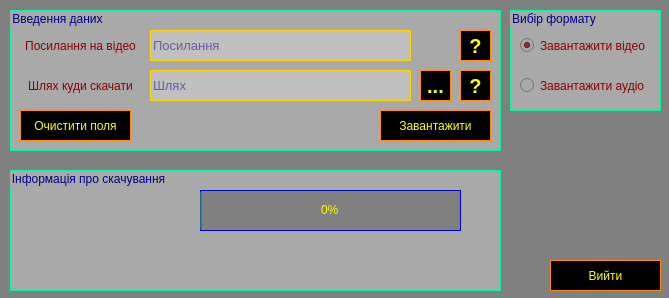
<?xml version="1.0" encoding="UTF-8"?>
<ui version="4.0">
 <class>MainWindow</class>
 <widget class="QMainWindow" name="MainWindow">
  <property name="enabled">
   <bool>true</bool>
  </property>
  <property name="geometry">
   <rect>
    <x>0</x>
    <y>0</y>
    <width>669</width>
    <height>298</height>
   </rect>
  </property>
  <property name="font">
   <font>
    <pointsize>9</pointsize>
   </font>
  </property>
  <property name="windowTitle">
   <string>Download video from Youtube</string>
  </property>
  <property name="windowIcon">
   <iconset>
    <normaloff>Фото/ikonka-video-s-youtube-na-android-telefon.jpg</normaloff>Фото/ikonka-video-s-youtube-na-android-telefon.jpg</iconset>
  </property>
  <property name="styleSheet">
   <string notr="true">QWidget{
	background-color: #808080;
}
QGroupBox{
	background-color: #A9A9A9;
	color: #00008B;
	border: 1px solid #00FA9A;
}
QLabel{
	background-color: #A9A9A9;
	color: #8B0000;
}
QLineEdit{
	background-color: #C0C0C0;
	color: #00008B;
	border: 1px solid #FFD700;
}
QLineEdit:focus{
	border: 2px dashed #9400D3;
}
QPushButton{
	background-color: black;
	color: yellow;
	border: 1px solid #FF8C00;
}
QPushButton:hover{
	border: 2px dashed #ADFF2F;
}
QPushButton:pressed{
	background-color: #ADFF2F;
	color: black;
	border: 1px solid black;
}
QPushButton:disabled{
	background-color: #C0C0C0;
	color: black;
	border: none;
}
QProgressBar{
	border: 1px solid #0000CD;
	color: yellow;
	text-align: center;
}
QProgressBar:chunk{
	width: 6px;
	margin: 5px;
}
QRadioButton{
	background-color: #A9A9A9;
	color: #8B0000;
}
QRadioButton:hover{
	color: #000080;
	border: 2px dashed #ADFF2F;
}
QRadioButton:pressed{
	background-color: #ADFF2F;
	color: black;
	border: 1px solid black;
}</string>
  </property>
  <widget class="QWidget" name="centralwidget">
   <widget class="QPushButton" name="pushButton_exit">
    <property name="geometry">
     <rect>
      <x>550</x>
      <y>260</y>
      <width>111</width>
      <height>31</height>
     </rect>
    </property>
    <property name="font">
     <font>
      <pointsize>9</pointsize>
     </font>
    </property>
    <property name="text">
     <string>Вийти</string>
    </property>
   </widget>
   <widget class="QGroupBox" name="groupBox">
    <property name="geometry">
     <rect>
      <x>10</x>
      <y>10</y>
      <width>491</width>
      <height>141</height>
     </rect>
    </property>
    <property name="title">
     <string>Введення даних</string>
    </property>
    <widget class="QPushButton" name="pushButton_FAQ_put">
     <property name="geometry">
      <rect>
       <x>450</x>
       <y>60</y>
       <width>31</width>
       <height>31</height>
      </rect>
     </property>
     <property name="font">
      <font>
       <pointsize>15</pointsize>
       <weight>75</weight>
       <bold>true</bold>
      </font>
     </property>
     <property name="text">
      <string>?</string>
     </property>
    </widget>
    <widget class="QPushButton" name="pushButton_FAQ_link">
     <property name="geometry">
      <rect>
       <x>450</x>
       <y>20</y>
       <width>31</width>
       <height>31</height>
      </rect>
     </property>
     <property name="font">
      <font>
       <pointsize>15</pointsize>
       <weight>75</weight>
       <bold>true</bold>
      </font>
     </property>
     <property name="text">
      <string>?</string>
     </property>
    </widget>
    <widget class="QLabel" name="label">
     <property name="geometry">
      <rect>
       <x>10</x>
       <y>20</y>
       <width>121</width>
       <height>31</height>
      </rect>
     </property>
     <property name="font">
      <font>
       <pointsize>9</pointsize>
      </font>
     </property>
     <property name="text">
      <string>Посилання на відео</string>
     </property>
     <property name="alignment">
      <set>Qt::AlignCenter</set>
     </property>
     <property name="wordWrap">
      <bool>true</bool>
     </property>
    </widget>
    <widget class="QLabel" name="label_2">
     <property name="geometry">
      <rect>
       <x>10</x>
       <y>60</y>
       <width>121</width>
       <height>31</height>
      </rect>
     </property>
     <property name="font">
      <font>
       <pointsize>9</pointsize>
      </font>
     </property>
     <property name="text">
      <string>Шлях куди скачати</string>
     </property>
     <property name="alignment">
      <set>Qt::AlignCenter</set>
     </property>
     <property name="wordWrap">
      <bool>true</bool>
     </property>
    </widget>
    <widget class="QLineEdit" name="lineEdit_link">
     <property name="geometry">
      <rect>
       <x>140</x>
       <y>20</y>
       <width>261</width>
       <height>31</height>
      </rect>
     </property>
     <property name="font">
      <font>
       <pointsize>10</pointsize>
      </font>
     </property>
     <property name="placeholderText">
      <string>Посилання</string>
     </property>
    </widget>
    <widget class="QLineEdit" name="lineEdit_put">
     <property name="geometry">
      <rect>
       <x>140</x>
       <y>60</y>
       <width>261</width>
       <height>31</height>
      </rect>
     </property>
     <property name="font">
      <font>
       <pointsize>10</pointsize>
      </font>
     </property>
     <property name="placeholderText">
      <string>Шлях</string>
     </property>
    </widget>
    <widget class="QPushButton" name="pushButton_download">
     <property name="enabled">
      <bool>true</bool>
     </property>
     <property name="geometry">
      <rect>
       <x>370</x>
       <y>100</y>
       <width>111</width>
       <height>31</height>
      </rect>
     </property>
     <property name="font">
      <font>
       <pointsize>9</pointsize>
      </font>
     </property>
     <property name="text">
      <string>Завантажити</string>
     </property>
    </widget>
    <widget class="QPushButton" name="pushButton_clear">
     <property name="geometry">
      <rect>
       <x>10</x>
       <y>100</y>
       <width>111</width>
       <height>31</height>
      </rect>
     </property>
     <property name="font">
      <font>
       <pointsize>9</pointsize>
      </font>
     </property>
     <property name="text">
      <string>Очистити поля</string>
     </property>
    </widget>
    <widget class="QPushButton" name="pushButton_path_folder">
     <property name="geometry">
      <rect>
       <x>410</x>
       <y>60</y>
       <width>31</width>
       <height>31</height>
      </rect>
     </property>
     <property name="font">
      <font>
       <pointsize>15</pointsize>
       <weight>75</weight>
       <bold>true</bold>
      </font>
     </property>
     <property name="text">
      <string>...</string>
     </property>
    </widget>
   </widget>
   <widget class="QGroupBox" name="groupBox_2">
    <property name="geometry">
     <rect>
      <x>10</x>
      <y>170</y>
      <width>491</width>
      <height>121</height>
     </rect>
    </property>
    <property name="title">
     <string>Інформація про скачування</string>
    </property>
    <widget class="QProgressBar" name="progressBar">
     <property name="geometry">
      <rect>
       <x>190</x>
       <y>20</y>
       <width>261</width>
       <height>41</height>
      </rect>
     </property>
     <property name="font">
      <font>
       <pointsize>9</pointsize>
      </font>
     </property>
     <property name="value">
      <number>0</number>
     </property>
    </widget>
    <widget class="QLabel" name="label_progress">
     <property name="geometry">
      <rect>
       <x>10</x>
       <y>20</y>
       <width>171</width>
       <height>41</height>
      </rect>
     </property>
     <property name="font">
      <font>
       <pointsize>9</pointsize>
      </font>
     </property>
     <property name="text">
      <string/>
     </property>
     <property name="alignment">
      <set>Qt::AlignCenter</set>
     </property>
     <property name="wordWrap">
      <bool>true</bool>
     </property>
    </widget>
    <widget class="QLabel" name="label_progress_2">
     <property name="geometry">
      <rect>
       <x>120</x>
       <y>70</y>
       <width>261</width>
       <height>41</height>
      </rect>
     </property>
     <property name="font">
      <font>
       <pointsize>9</pointsize>
      </font>
     </property>
     <property name="text">
      <string/>
     </property>
     <property name="alignment">
      <set>Qt::AlignCenter</set>
     </property>
     <property name="wordWrap">
      <bool>true</bool>
     </property>
    </widget>
   </widget>
   <widget class="QGroupBox" name="groupBox_3">
    <property name="geometry">
     <rect>
      <x>510</x>
      <y>10</y>
      <width>151</width>
      <height>101</height>
     </rect>
    </property>
    <property name="title">
     <string>Вибір формату</string>
    </property>
    <widget class="QRadioButton" name="radioButton">
     <property name="geometry">
      <rect>
       <x>10</x>
       <y>20</y>
       <width>131</width>
       <height>31</height>
      </rect>
     </property>
     <property name="font">
      <font>
       <pointsize>9</pointsize>
      </font>
     </property>
     <property name="text">
      <string>Завантажити відео</string>
     </property>
     <property name="checked">
      <bool>true</bool>
     </property>
    </widget>
    <widget class="QRadioButton" name="radioButton_2">
     <property name="geometry">
      <rect>
       <x>10</x>
       <y>60</y>
       <width>131</width>
       <height>31</height>
      </rect>
     </property>
     <property name="font">
      <font>
       <pointsize>9</pointsize>
      </font>
     </property>
     <property name="text">
      <string>Завантажити аудіо</string>
     </property>
    </widget>
   </widget>
  </widget>
 </widget>
 <resources/>
 <connections>
  <connection>
   <sender>pushButton_clear</sender>
   <signal>clicked()</signal>
   <receiver>lineEdit_link</receiver>
   <slot>clear()</slot>
   <hints>
    <hint type="sourcelabel">
     <x>82</x>
     <y>134</y>
    </hint>
    <hint type="destinationlabel">
     <x>252</x>
     <y>50</y>
    </hint>
   </hints>
  </connection>
  <connection>
   <sender>pushButton_clear</sender>
   <signal>clicked()</signal>
   <receiver>lineEdit_put</receiver>
   <slot>clear()</slot>
   <hints>
    <hint type="sourcelabel">
     <x>101</x>
     <y>118</y>
    </hint>
    <hint type="destinationlabel">
     <x>201</x>
     <y>90</y>
    </hint>
   </hints>
  </connection>
  <connection>
   <sender>radioButton</sender>
   <signal>toggled(bool)</signal>
   <receiver>label_progress_2</receiver>
   <slot>clear()</slot>
   <hints>
    <hint type="sourcelabel">
     <x>560</x>
     <y>42</y>
    </hint>
    <hint type="destinationlabel">
     <x>284</x>
     <y>248</y>
    </hint>
   </hints>
  </connection>
  <connection>
   <sender>radioButton</sender>
   <signal>toggled(bool)</signal>
   <receiver>label_progress</receiver>
   <slot>clear()</slot>
   <hints>
    <hint type="sourcelabel">
     <x>601</x>
     <y>46</y>
    </hint>
    <hint type="destinationlabel">
     <x>129</x>
     <y>209</y>
    </hint>
   </hints>
  </connection>
  <connection>
   <sender>radioButton_2</sender>
   <signal>toggled(bool)</signal>
   <receiver>label_progress_2</receiver>
   <slot>clear()</slot>
   <hints>
    <hint type="sourcelabel">
     <x>636</x>
     <y>91</y>
    </hint>
    <hint type="destinationlabel">
     <x>336</x>
     <y>268</y>
    </hint>
   </hints>
  </connection>
  <connection>
   <sender>radioButton_2</sender>
   <signal>toggled(bool)</signal>
   <receiver>label_progress</receiver>
   <slot>clear()</slot>
   <hints>
    <hint type="sourcelabel">
     <x>615</x>
     <y>89</y>
    </hint>
    <hint type="destinationlabel">
     <x>95</x>
     <y>201</y>
    </hint>
   </hints>
  </connection>
 </connections>
</ui>
